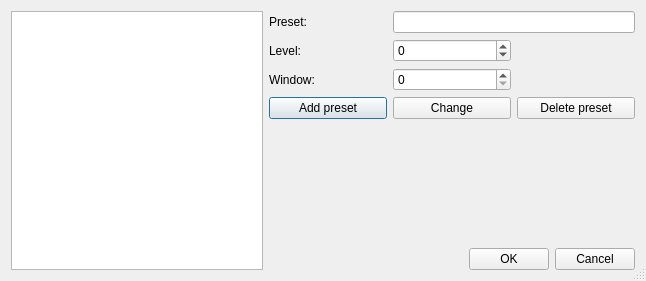
<ui version="4.0" >
 <class>QmitkLevelWindowPresetDefinition</class>
 <widget class="QDialog" name="QmitkLevelWindowPresetDefinition" >
  <property name="windowModality" >
   <enum>Qt::NonModal</enum>
  </property>
  <property name="geometry" >
   <rect>
    <x>0</x>
    <y>0</y>
    <width>646</width>
    <height>281</height>
   </rect>
  </property>
  <property name="sizePolicy" >
   <sizepolicy vsizetype="MinimumExpanding" hsizetype="MinimumExpanding" >
    <horstretch>0</horstretch>
    <verstretch>0</verstretch>
   </sizepolicy>
  </property>
  <property name="minimumSize" >
   <size>
    <width>610</width>
    <height>280</height>
   </size>
  </property>
  <property name="windowTitle" >
   <string>Preset definition</string>
  </property>
  <property name="sizeGripEnabled" >
   <bool>true</bool>
  </property>
  <property name="modal" >
   <bool>true</bool>
  </property>
  <layout class="QHBoxLayout" >
   <item>
    <widget class="QTableView" name="presetView" >
     <property name="selectionMode" >
      <enum>QAbstractItemView::SingleSelection</enum>
     </property>
     <property name="selectionBehavior" >
      <enum>QAbstractItemView::SelectRows</enum>
     </property>
     <property name="showGrid" >
      <bool>false</bool>
     </property>
     <property name="sortingEnabled" >
      <bool>true</bool>
     </property>
     <property name="cornerButtonEnabled" >
      <bool>false</bool>
     </property>
    </widget>
   </item>
   <item>
    <layout class="QVBoxLayout" >
     <item>
      <layout class="QGridLayout" >
       <item row="0" column="0" >
        <widget class="QLabel" name="presetnameLabel" >
         <property name="text" >
          <string>Preset:</string>
         </property>
         <property name="wordWrap" >
          <bool>false</bool>
         </property>
        </widget>
       </item>
       <item row="0" column="1" colspan="2" >
        <widget class="QLineEdit" name="presetnameLineEdit" />
       </item>
       <item row="1" column="0" >
        <widget class="QLabel" name="levelLabel" >
         <property name="text" >
          <string>Level:</string>
         </property>
         <property name="wordWrap" >
          <bool>false</bool>
         </property>
        </widget>
       </item>
       <item row="1" column="1" >
        <widget class="QSpinBox" name="levelSpinBox" >
         <property name="minimum" >
          <number>-1024</number>
         </property>
         <property name="maximum" >
          <number>3072</number>
         </property>
        </widget>
       </item>
       <item row="2" column="0" >
        <widget class="QLabel" name="windowLabel" >
         <property name="text" >
          <string>Window:</string>
         </property>
         <property name="wordWrap" >
          <bool>false</bool>
         </property>
        </widget>
       </item>
       <item row="2" column="1" >
        <widget class="QSpinBox" name="windowSpinBox" >
         <property name="maximum" >
          <number>4096</number>
         </property>
        </widget>
       </item>
       <item row="3" column="0" >
        <widget class="QPushButton" name="addButton" >
         <property name="text" >
          <string>Add preset</string>
         </property>
        </widget>
       </item>
       <item row="3" column="1" >
        <widget class="QPushButton" name="changeButton" >
         <property name="text" >
          <string>Change</string>
         </property>
        </widget>
       </item>
       <item row="3" column="2" >
        <widget class="QPushButton" name="removeButton" >
         <property name="text" >
          <string>Delete preset</string>
         </property>
        </widget>
       </item>
      </layout>
     </item>
     <item>
      <spacer>
       <property name="orientation" >
        <enum>Qt::Vertical</enum>
       </property>
       <property name="sizeType" >
        <enum>QSizePolicy::Expanding</enum>
       </property>
       <property name="sizeHint" >
        <size>
         <width>20</width>
         <height>91</height>
        </size>
       </property>
      </spacer>
     </item>
     <item>
      <layout class="QHBoxLayout" >
       <item>
        <spacer>
         <property name="orientation" >
          <enum>Qt::Horizontal</enum>
         </property>
         <property name="sizeType" >
          <enum>QSizePolicy::Expanding</enum>
         </property>
         <property name="sizeHint" >
          <size>
           <width>204</width>
           <height>20</height>
          </size>
         </property>
        </spacer>
       </item>
       <item>
        <widget class="QPushButton" name="okButton" >
         <property name="text" >
          <string>OK</string>
         </property>
        </widget>
       </item>
       <item>
        <widget class="QPushButton" name="cancelButton" >
         <property name="text" >
          <string>Cancel</string>
         </property>
        </widget>
       </item>
      </layout>
     </item>
    </layout>
   </item>
  </layout>
 </widget>
 <layoutdefault spacing="6" margin="11" />
 <tabstops>
  <tabstop>addButton</tabstop>
  <tabstop>removeButton</tabstop>
  <tabstop>changeButton</tabstop>
  <tabstop>presetnameLineEdit</tabstop>
  <tabstop>okButton</tabstop>
  <tabstop>cancelButton</tabstop>
 </tabstops>
 <resources/>
 <connections>
  <connection>
   <sender>okButton</sender>
   <signal>clicked()</signal>
   <receiver>QmitkLevelWindowPresetDefinition</receiver>
   <slot>accept()</slot>
   <hints>
    <hint type="sourcelabel" >
     <x>460</x>
     <y>263</y>
    </hint>
    <hint type="destinationlabel" >
     <x>20</x>
     <y>20</y>
    </hint>
   </hints>
  </connection>
  <connection>
   <sender>cancelButton</sender>
   <signal>clicked()</signal>
   <receiver>QmitkLevelWindowPresetDefinition</receiver>
   <slot>reject()</slot>
   <hints>
    <hint type="sourcelabel" >
     <x>545</x>
     <y>263</y>
    </hint>
    <hint type="destinationlabel" >
     <x>20</x>
     <y>20</y>
    </hint>
   </hints>
  </connection>
 </connections>
</ui>
